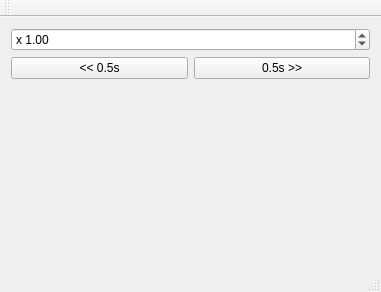
<?xml version="1.0" encoding="UTF-8"?>
<ui version="4.0">
 <class>MainWindow</class>
 <widget class="QMainWindow" name="MainWindow">
  <property name="geometry">
   <rect>
    <x>0</x>
    <y>0</y>
    <width>381</width>
    <height>292</height>
   </rect>
  </property>
  <property name="windowTitle">
   <string>MainWindow</string>
  </property>
  <widget class="QWidget" name="centralWidget">
   <layout class="QVBoxLayout" name="verticalLayout">
    <item>
     <widget class="QDoubleSpinBox" name="dblSpeed">
      <property name="prefix">
       <string>x </string>
      </property>
      <property name="suffix">
       <string/>
      </property>
      <property name="maximum">
       <double>10.000000000000000</double>
      </property>
      <property name="singleStep">
       <double>0.100000000000000</double>
      </property>
      <property name="value">
       <double>1.000000000000000</double>
      </property>
     </widget>
    </item>
    <item>
     <layout class="QHBoxLayout" name="horizontalLayout">
      <item>
       <widget class="QPushButton" name="btnBack">
        <property name="text">
         <string>&lt;&lt; 0.5s</string>
        </property>
       </widget>
      </item>
      <item>
       <widget class="QPushButton" name="btnForward">
        <property name="text">
         <string>0.5s &gt;&gt;</string>
        </property>
       </widget>
      </item>
     </layout>
    </item>
    <item>
     <spacer name="verticalSpacer">
      <property name="orientation">
       <enum>Qt::Vertical</enum>
      </property>
      <property name="sizeHint" stdset="0">
       <size>
        <width>20</width>
        <height>143</height>
       </size>
      </property>
     </spacer>
    </item>
   </layout>
  </widget>
  <widget class="QMenuBar" name="menuBar">
   <property name="geometry">
    <rect>
     <x>0</x>
     <y>0</y>
     <width>381</width>
     <height>25</height>
    </rect>
   </property>
  </widget>
  <widget class="QToolBar" name="mainToolBar">
   <attribute name="toolBarArea">
    <enum>TopToolBarArea</enum>
   </attribute>
   <attribute name="toolBarBreak">
    <bool>false</bool>
   </attribute>
  </widget>
  <widget class="QStatusBar" name="statusBar"/>
 </widget>
 <layoutdefault spacing="6" margin="11"/>
 <resources/>
 <connections/>
</ui>
